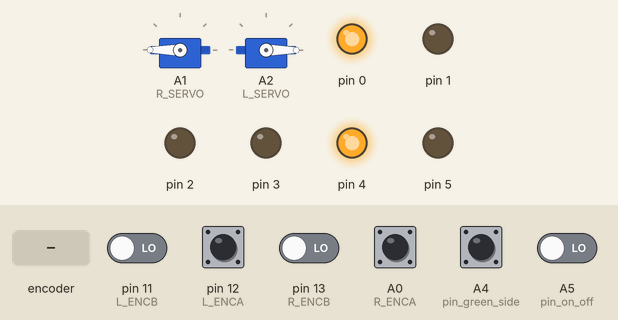
This program was run on a simulated Teensy 4. On the bench: 2 × servo, output pins drawn as LEDs (lit = HIGH). The test bench sets the inputs (shaded band); at power-on: A0 (R_ENCA), A4 (pin_green_side), pin 12 (L_ENCA) HIGH, A5 (pin_on_off), pin 11 (L_ENCB), pin 13 (R_ENCB) LOW.

Above: at 1.2 s.
1.3 s: rotary encoder on pin 12 (L_ENCA) / pin 11 (L_ENCB) turned 3 steps (first pin leading)
At 3.0 s:
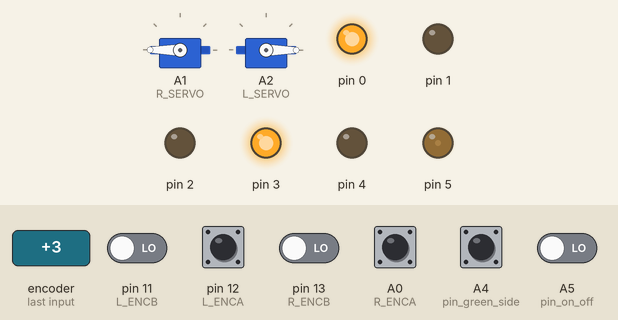
3.4 s: A5 (pin_on_off) driven HIGH
At 4.15 s:
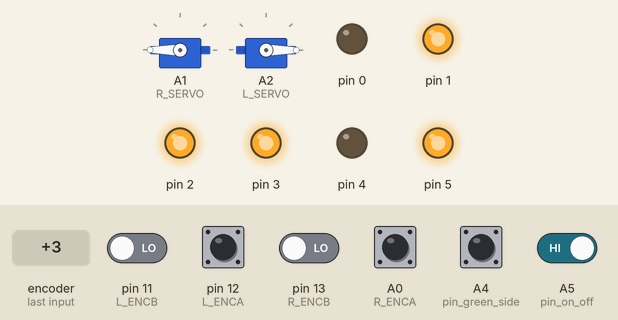
6.4 s: A5 (pin_on_off) driven LOW
At 6.9 s:
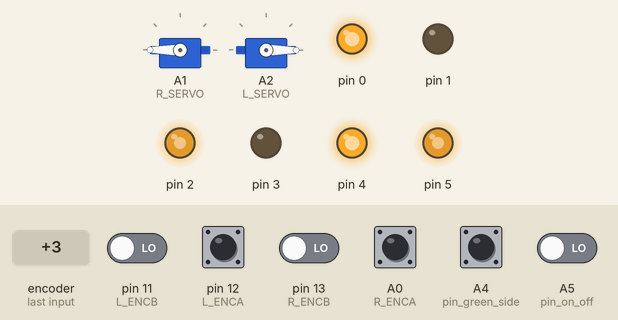
7.9 s: rotary encoder on pin 12 (L_ENCA) / pin 11 (L_ENCB) turned 1 step (first pin leading)
At 9.0 s:
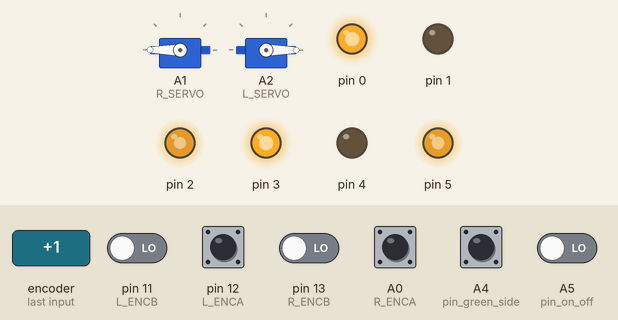
9.6 s: rotary encoder on pin 12 (L_ENCA) / pin 11 (L_ENCB) turned 2 steps (second pin leading)
At 10.2 s:
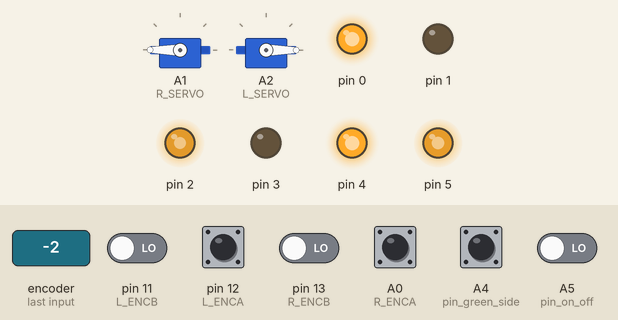
11.5 s: A0 (R_ENCA) pulsed LOW 5 times (0.12 s each, 0.3 s apart)
At 14.0 s:
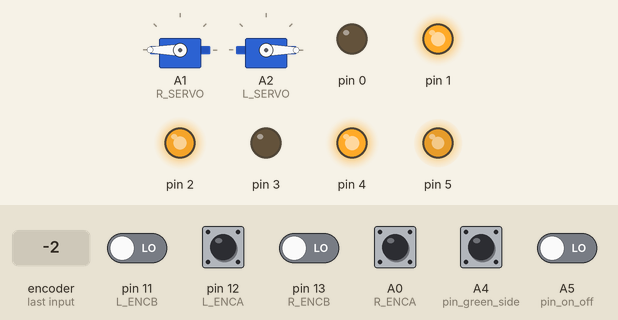
Timing chart, 0 to 15.5 s (numbered marks = the images above; inputs shaded):
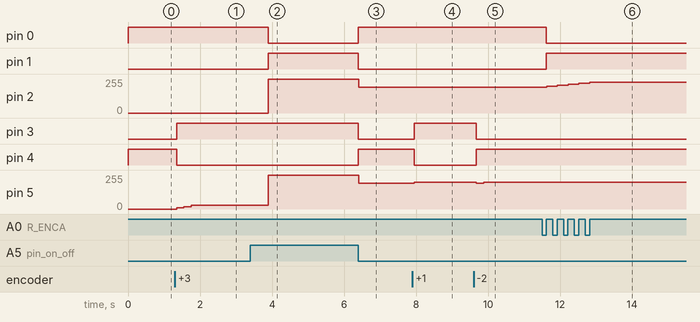

Measured:
- after the input at 1.3 s, pin 3: LOW → HIGH after 0.05 s; pin 4: HIGH → LOW after 0.05 s; pin 5: 0/255 → 9/255 after 0.06 s, → 18/255 0.20 s later, → 28/255 0.20 s later
- after the input at 3.4 s, pin 0: HIGH → LOW after 0.50 s; pin 1: LOW → HIGH after 0.50 s; pin 2: 0/255 → 255/255 after 0.50 s; pin 5: 28/255 → 255/255 after 0.50 s
- after the input at 6.4 s, pin 0, pin 4: LOW → HIGH at once; pin 1, pin 3: HIGH → LOW at once; pin 2, pin 5: 255/255 → 192/255 at once
- after the input at 7.9 s, pin 3: LOW → HIGH after 0.05 s; pin 4: HIGH → LOW after 0.05 s; pin 5: 192/255 → 201/255 after 0.06 s
- after the input at 9.6 s, pin 3: HIGH → LOW after 0.08 s; pin 4: LOW → HIGH after 0.08 s; pin 5: 201/255 → 192/255 after 0.08 s, → 201/255 0.20 s later
- after the input at 11.5 s, pin 0: HIGH → LOW after 0.12 s; pin 1: LOW → HIGH after 0.12 s; pin 2: moves from 192/255 to 232/255 over 1.2 s, starting after 0.13 s

The program:

main.cpp
```cpp
#include <Arduino.h>
#include <TimerOne.h>
#include <Servo.h>
#include <rolling_basis.h>
#include <util/atomic.h>

// Mouvement params
#define ACTION_ERROR_AUTH 20
#define TRAJECTORY_PRECISION 50
#define NEXT_POSITION_DELAY 100
#define INACTIVE_DELAY 2000
#define RETURN_START_POSITION_DELAY 70000
#define STOP_MOTORS_DELAY 98000
#define DISTANCE_NEAR_START_POSITION 30.0

// Creation Rolling Basis
#define ENCODER_RESOLUTION 1024
#define CENTER_DISTANCE 27.07
#define WHEEL_DIAMETER 6.1

// Motor Left
#define L_ENCA 12
#define L_ENCB 11
#define L_PWM 5
#define L_IN2 3
#define L_IN1 4

// Motor Right
#define R_ENCA 14
#define R_ENCB 13
#define R_PWM 2
#define R_IN2 1
#define R_IN1 0

//Cake graber servos
Servo r_servo;
Servo l_servo;
#define R_SERVO 15
#define L_SERVO 16

float kp = 8.0; // 6
float ki = 0.0; // 0003
float kd = 0.2; // 0.2

byte max_pwm = 150;

Rolling_Basis *rolling_basis_ptr = new Rolling_Basis(ENCODER_RESOLUTION, CENTER_DISTANCE, WHEEL_DIAMETER, max_pwm, TRAJECTORY_PRECISION, INACTIVE_DELAY);

/* Strat part */
#define STRAT_SIZE 11

const Action bleu_strat_model[STRAT_SIZE] = {
    create_action(8.0, 0.0, NEXT_POSITION_DELAY, ACTION_ERROR_AUTH),
    create_action(8.0, 0.0, NEXT_POSITION_DELAY, ACTION_ERROR_AUTH),//Dummy servo Action
    create_action(8.0 + 20.0 * cos(PI / 8), 20.0 * sin(PI / 8), NEXT_POSITION_DELAY, ACTION_ERROR_AUTH),
    create_action(61.0, 47.0, NEXT_POSITION_DELAY, ACTION_ERROR_AUTH),
    create_action(224.0, 47.0, NEXT_POSITION_DELAY, ACTION_ERROR_AUTH),
    create_action(216.0, 47.0, NEXT_POSITION_DELAY, ACTION_ERROR_AUTH),
    create_action(226.0, 1.0, NEXT_POSITION_DELAY, ACTION_ERROR_AUTH),
    create_action(186.0, 1.0, NEXT_POSITION_DELAY, ACTION_ERROR_AUTH),
    create_action(186.0, 47.0, NEXT_POSITION_DELAY, ACTION_ERROR_AUTH),
    create_action(14.0, 15.0, NEXT_POSITION_DELAY, ACTION_ERROR_AUTH)};
Action bleu_return_position = create_action(14.0, 15.0, NEXT_POSITION_DELAY, ACTION_ERROR_AUTH);

const Action green_strat_model[STRAT_SIZE] = {
    create_action(8.0, 0.0, NEXT_POSITION_DELAY, ACTION_ERROR_AUTH),
    create_action(8.0, 0.0, NEXT_POSITION_DELAY, ACTION_ERROR_AUTH), // Dummy servo Action
    create_action(8.0 + 20.0 * cos(PI / 8), -(20.0 * sin(PI / 8)), NEXT_POSITION_DELAY, ACTION_ERROR_AUTH),
    create_action(61.0, -47.0, NEXT_POSITION_DELAY, ACTION_ERROR_AUTH),
    create_action(224.0, -47.0, NEXT_POSITION_DELAY, ACTION_ERROR_AUTH),
    create_action(216.0, -47.0, NEXT_POSITION_DELAY, ACTION_ERROR_AUTH),
    create_action(226.0, -1.0, NEXT_POSITION_DELAY, ACTION_ERROR_AUTH),
    create_action(186.0, -1.0, NEXT_POSITION_DELAY, ACTION_ERROR_AUTH),
    create_action(186.0, -47.0, NEXT_POSITION_DELAY, ACTION_ERROR_AUTH),
    create_action(14.0, -15.0, NEXT_POSITION_DELAY, ACTION_ERROR_AUTH)};
Action green_return_position = create_action(14.0, -15.0, NEXT_POSITION_DELAY, ACTION_ERROR_AUTH);

Action strat[STRAT_SIZE];
Action return_position;
short action_index = 0;

/******* Attach Interrupt *******/
inline void left_motor_read_encoder()
{
  if (digitalRead(L_ENCB) > 0)
    rolling_basis_ptr->left_motor->ticks++;
  else
    rolling_basis_ptr->left_motor->ticks--;
}

inline void right_motor_read_encoder()
{
  if (digitalRead(R_ENCB) > 0)
    rolling_basis_ptr->right_motor->ticks++;
  else
    rolling_basis_ptr->right_motor->ticks--;
}

// Pin ON / OFF
byte pin_on_off = 19;

// Switch side
byte pin_green_side = 18;

// Globales variables
long right_ticks = 0;
long left_ticks = 0;

long start_time = -1;

void handle();

void setup()
{
  pinMode(pin_on_off, INPUT);
  pinMode(pin_green_side, INPUT);

  // motors init
  analogWriteFrequency(R_PWM, 60000);
  analogWriteFrequency(L_PWM, 60000);

  //servo init
  r_servo.attach(R_SERVO);
  l_servo.attach(L_SERVO);
  r_servo.write(180);
  l_servo.write(0);

  rolling_basis_ptr->init_right_motor(R_IN1, R_IN2, R_PWM, R_ENCA, R_ENCB, kp, kd, ki, 1.0, 0);
  rolling_basis_ptr->init_left_motor(L_IN1, L_IN2, L_PWM, L_ENCA, L_ENCB, kp, kd, ki, 1.17, 0);
  rolling_basis_ptr->init_motors();
  attachInterrupt(digitalPinToInterrupt(L_ENCA), left_motor_read_encoder, RISING);
  attachInterrupt(digitalPinToInterrupt(R_ENCA), right_motor_read_encoder, RISING);

  // Init start with the good side
  if (digitalRead(pin_green_side) == 0){
    memcpy(strat, green_strat_model, sizeof(Action) * STRAT_SIZE);
    return_position = green_return_position;
  }
  else{
    memcpy(strat, bleu_strat_model, sizeof(Action) * STRAT_SIZE);
    return_position = bleu_return_position;
  }

  // Init motors handle timer
  Timer1.initialize(5000);
  Timer1.attachInterrupt(handle);
}

void loop()
{
  rolling_basis_ptr->odometrie_handle();

  if (start_time == -1 && digitalRead(pin_on_off))
    start_time = millis();
}

void handle(){
  // Not end of the game ?
  if ((millis() - start_time) < STOP_MOTORS_DELAY || start_time == -1)
  {
    // Authorize to move ?
    if (digitalRead(pin_on_off))
    {
      rolling_basis_ptr->is_running_update();
      // Must return to start position ?
      if ((millis() - start_time) > RETURN_START_POSITION_DELAY)
      {
        // Calculate distance from start position
        float d_x = rolling_basis_ptr->X;
        float d_y = rolling_basis_ptr->Y;
        float dist_robot_start_position = sqrt((d_x * d_x) + (d_y * d_y));

        // Check if we are already in the start position (> 5 cm -> go to home)
        if (dist_robot_start_position > DISTANCE_NEAR_START_POSITION)
          rolling_basis_ptr->action_handle(&return_position);
      }
      // Do classic trajectory
      else if (action_index < STRAT_SIZE)
      {
        ATOMIC_BLOCK(ATOMIC_RESTORESTATE)
        {
          right_ticks = rolling_basis_ptr->right_motor->ticks;
          left_ticks = rolling_basis_ptr->left_motor->ticks;
        }

        // If there is an action to complete
        if(action_index == 1){
          r_servo.write(90);
          l_servo.write(90);
          action_index++;
        }
        else if (0 <= action_index && action_index < STRAT_SIZE){
          if (action_index == 0 || action_index == 1 || action_index == 2 || action_index == 4)
            rolling_basis_ptr->max_pwm = 80;
          else
            rolling_basis_ptr->max_pwm = max_pwm;

          rolling_basis_ptr->action_handle(&strat[action_index]);
        }


        // Next coords if the current is done
        if (!strat[action_index].start_rotation && !strat[action_index].move_forward && !strat[action_index].end_rotation)
          action_index++;
      }
      else
        rolling_basis_ptr->keep_current_position(right_ticks, left_ticks);
    }
    else
      rolling_basis_ptr->keep_current_position(right_ticks, left_ticks);
  }
  else{
    rolling_basis_ptr->left_motor->set_motor(1, 0);
    rolling_basis_ptr->right_motor->set_motor(1, 0);
  }
}
```
